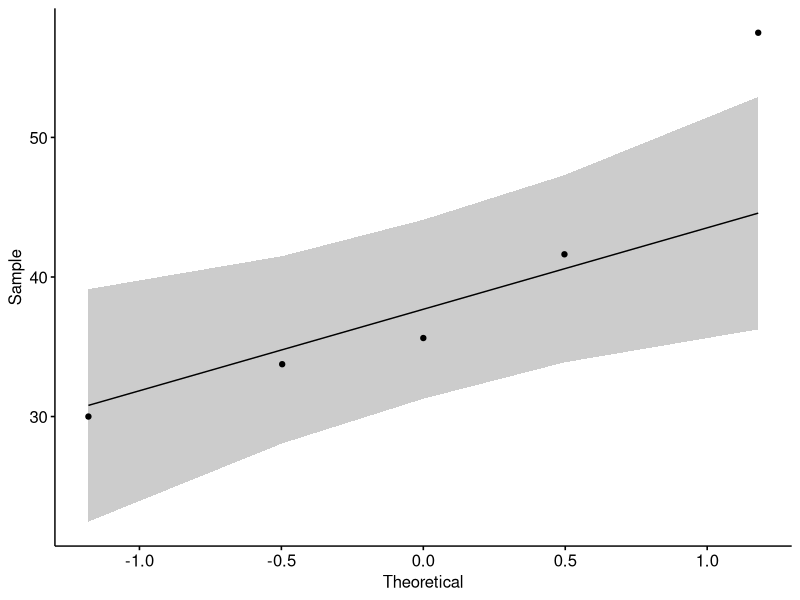
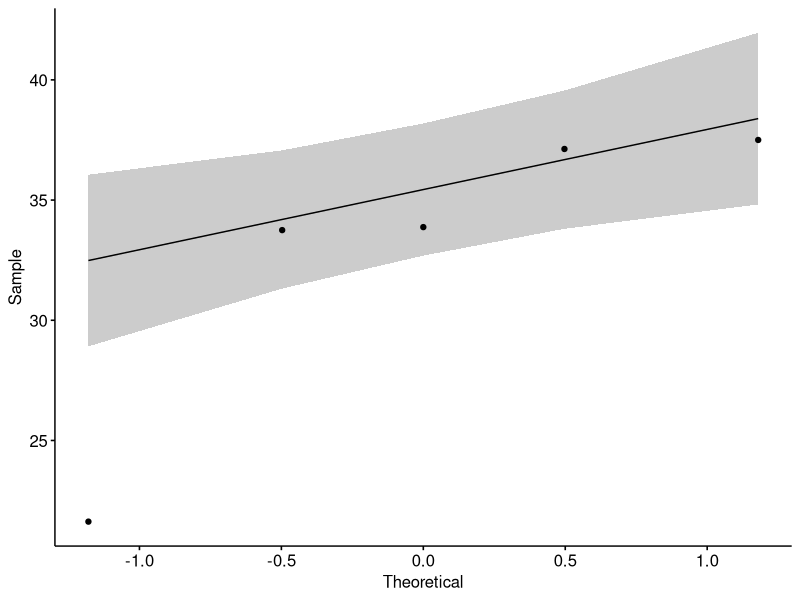
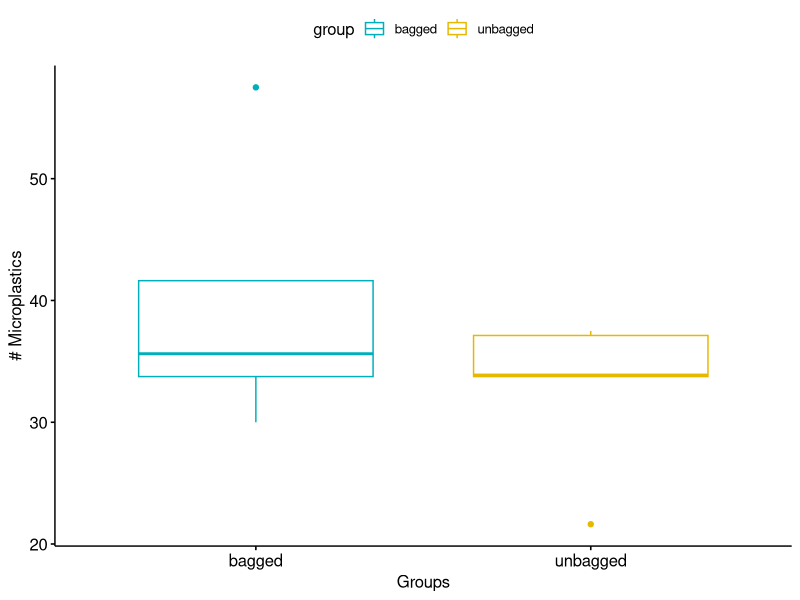

Generate these figures, in order, with R: (Note: this script raises an error after producing the figures.)
## ---- chunk 1
knitr::opts_chunk$set(echo = TRUE)
## ---- chunk 2
# Data in two numeric vectors
# ++++++++++++++++++++++++++
# Microplastics in Bagged Lettuce
bagged <-c(57.500, 41.625, 35.625, 30.000, 33.750)
# Microplastics in Unbagged Lettuce
unbagged <-c(21.625, 37.125, 33.875, 37.5000, 33.750)
# Create a data frame
bagged_unbagged <- data.frame(group = rep(c("bagged", "unbagged"), each = 5), microplastics = c(bagged,  unbagged))
## ---- chunk 3
##Q-Q Plot Bagged
library("ggpubr")
ggqqplot(bagged)
##Shapiro-Wilk normality test Bagged
shapiro.test(bagged)
## ---- chunk 4
##Q-Q Plot Unbagged
library("ggpubr")
ggqqplot(unbagged)
##Shapiro-Wilk normality test Unbagged
shapiro.test(unbagged)
## ---- chunk 5
##Paired Samples Wilcoxon Test and T-Test Bagged/Unbagged
library("dplyr")
group_by(bagged_unbagged, group) %>%
  summarise(
    count = n(),
    median = median(microplastics, na.rm = TRUE),
    IQR = IQR(microplastics, na.rm = TRUE))

library("ggpubr")
ggboxplot(bagged_unbagged, x = "group", y = "microplastics", 
          color = "group", palette = c("#00AFBB", "#E7B800"),
          order = c("bagged", "unbagged"),
          ylab = "# Microplastics", xlab = "Groups")

wilcox.test(microplastics ~ group, data = bagged_unbagged, paired = TRUE)

t.test(bagged, unbagged, var.equal = TRUE)
